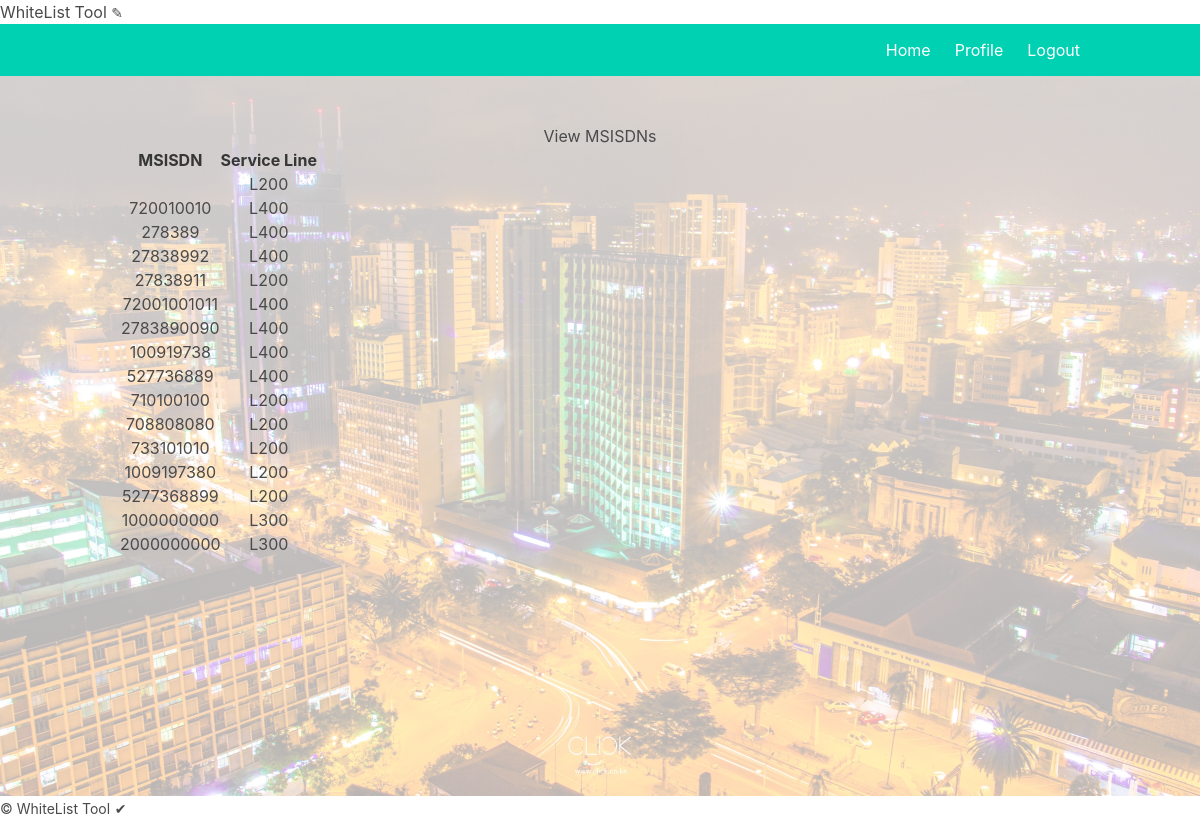
Before: /view_whitelist/ (signed in) with the older database file.
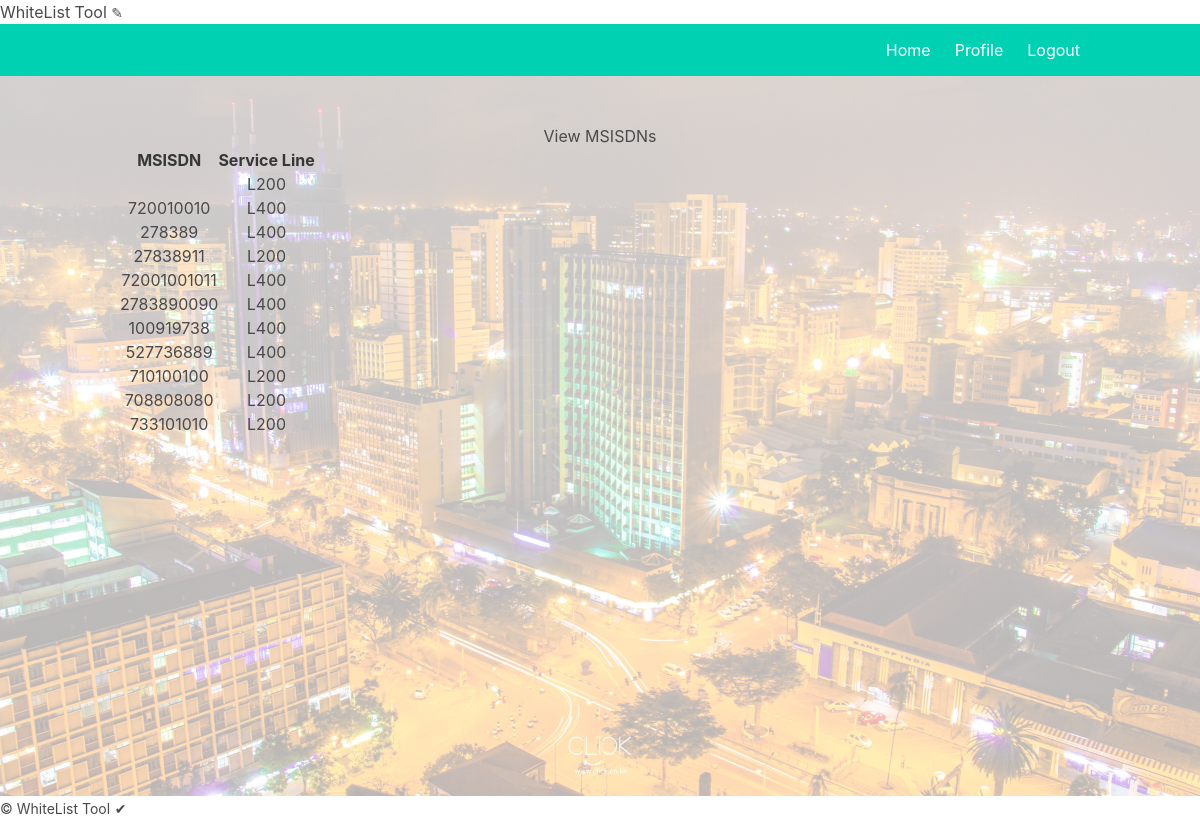
After: the same page with the newer database file.
### project/models.py (models this page shows)
class WhitelistedMSISDN(UserMixin, db.Model):
    __tablename__ = 'whitelisted_msisdn'
    id = db.Column(db.Integer, primary_key=True)
    msisdn = db.Column(db.Integer, unique=True, nullable=False)
    service_line = db.Column(db.String(10), nullable=False)

### project/main.py (the view)
@main.route('/view_whitelist/')
@login_required
def view_whitelist():
    msisdns = WhitelistedMSISDN.query.all()
    return render_template('view_whitelist.html', msisdns=msisdns)

### project/__init__.py (called while the page is built)
def create_app():
    app = Flask(__name__)
    app.config['SECRET_KEY'] = 'secret-key-goes-here'
    app.config['SQLALCHEMY_DATABASE_URI'] = 'sqlite:///db.sqlite'
    app.config['UPLOAD_FOLDER'] = 'static/files'
    db.init_app(app)
    login_manager = LoginManager()
    login_manager.login_view = 'auth.login'
    login_manager.init_app(app)
    from .models import User, WhitelistedMSISDN
    @login_manager.user_loader
    def load_user(user_id):
        return User.query.get(int(user_id))
    from .auth import auth as auth_blueprint
    app.register_blueprint(auth_blueprint)
    from .main import main as main_blueprint
    app.register_blueprint(main_blueprint)
    return app

### project/templates/view_whitelist.html
{% extends "base.html" %}
{% block content %}
<h1>View MSISDNs</h1>
    <table>
        <thead>
            <tr>
                <th>MSISDN</th>
                <th>Service Line</th>
            </tr>
        </thead>
        <tbody>
            {% for msisdn in msisdns %}
            <tr>
                <td>{{ msisdn.msisdn }}</td>
                <td>{{ msisdn.service_line }}</td>
            </tr>
            {% endfor %}
        </tbody>
    </table>
{% endblock %}

Changed rows visible on the page:
removed WhitelistedMSISDN: msisdn "27838992", service_line "L400"
removed WhitelistedMSISDN: msisdn "1009197380", service_line "L200"
removed WhitelistedMSISDN: msisdn "5277368899", service_line "L200"
removed WhitelistedMSISDN: msisdn "1000000000", service_line "L300"
removed WhitelistedMSISDN: msisdn "2000000000", service_line "L300"
